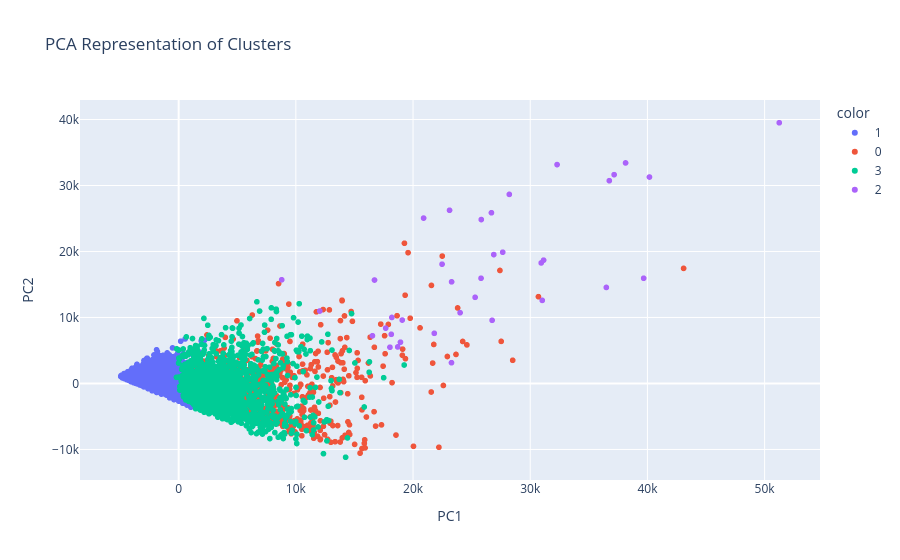

Notebook code cell kept with this figure:
### Code cell
# Create scatter plot of `PC2` vs `PC1`
fig =px.scatter(data_frame=X_pca,x="PC1",y="PC2",color=labels.astype(str),title="PCA Representation of Clusters")
fig.update_layout(xaxis_title="PC1",yaxis_title="PC2")
fig.show()

### Figure 1 — Plotly figure (JSON) as saved in the notebook; plotly's stock layout.template omitted (floating-point values rounded to 4 significant figures; data arrays with more than 128 entries replaced by an {"elided": "..."} marker saying what was removed)
{"data": [{"hovertemplate": "color=1<br>PC1=%{x}<br>PC2=%{y}<extra></extra>", "legendgroup": "1", "marker": {"color": "#636efa", "symbol": "circle"}, "mode": "markers", "name": "1", "showlegend": true, "type": "scattergl", "x": {"elided": "5908 float values"}, "xaxis": "x", "y": {"elided": "5908 float values"}, "yaxis": "y"}, {"hovertemplate": "color=0<br>PC1=%{x}<br>PC2=%{y}<extra></extra>", "legendgroup": "0", "marker": {"color": "#EF553B", "symbol": "circle"}, "mode": "markers", "name": "0", "showlegend": true, "type": "scattergl", "x": {"elided": "734 float values"}, "xaxis": "x", "y": {"elided": "734 float values"}, "yaxis": "y"}, {"hovertemplate": "color=3<br>PC1=%{x}<br>PC2=%{y}<extra></extra>", "legendgroup": "3", "marker": {"color": "#00cc96", "symbol": "circle"}, "mode": "markers", "name": "3", "showlegend": true, "type": "scattergl", "x": {"elided": "1957 float values"}, "xaxis": "x", "y": {"elided": "1957 float values"}, "yaxis": "y"}, {"hovertemplate": "color=2<br>PC1=%{x}<br>PC2=%{y}<extra></extra>", "legendgroup": "2", "marker": {"color": "#ab63fa", "symbol": "circle"}, "mode": "markers", "name": "2", "showlegend": true, "type": "scattergl", "x": [31020.0, 26690.0, 40180.0, 26890.0, 18190.0, 51250.0, 23110.0, 17670.0, 26750.0, 31140.0, 24010.0, 36490.0, 25800.0, 36750.0, 18140.0, 25300.0, 22480.0, 27650.0, 37160.0, 20900.0, 16540.0, 18930.0, 8793.0, 19080.0, 23290.0, 18690.0, 21810.0, 25820.0, 18030.0, 28210.0, 38130.0, 16710.0, 30930.0, 23280.0, 32290.0, 12040.0, 39680.0], "xaxis": "x", "y": [12590.0, 25870.0, 31280.0, 19530.0, 10000.0, 39510.0, 26250.0, 8384.0, 9576.0, 18690.0, 10720.0, 14550.0, 15940.0, 30730.0, 7448.0, 13060.0, 18080.0, 19890.0, 31640.0, 25060.0, 7232.0, 6255.0, 15720.0, 9607.0, 15400.0, 5538.0, 7600.0, 24840.0, 5496.0, 28660.0, 33420.0, 15680.0, 18260.0, 3150.0, 33170.0, 10980.0, 15950.0], "yaxis": "y"}], "layout": {"legend": {"title": {"text": "color"}, "tracegroupgap": 0}, "title": {"text": "PCA Representation of Clusters"}, "xaxis": {"anchor": "y", "domain": [0, 1], "title": {"text": "PC1"}}, "yaxis": {"anchor": "x", "domain": [0, 1], "title": {"text": "PC2"}}}}
